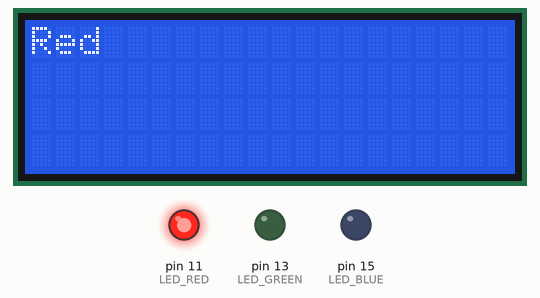
This program was run on a simulated Raspberry Pi (header pin numbers). On the bench: 20×4 character LCD, output pins drawn as LEDs (lit = HIGH). Threads take turns every 2 ms; pins used as bus, display or sensor lines are not drawn.

Above: at 0.3 s.
At 1.39 s:
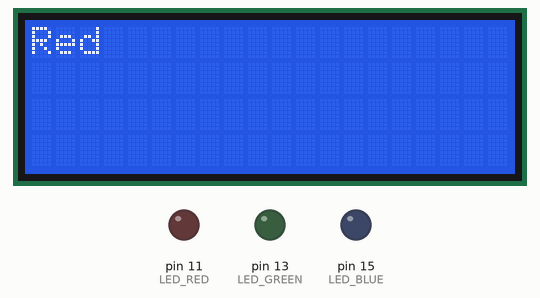
At 3.1 s:
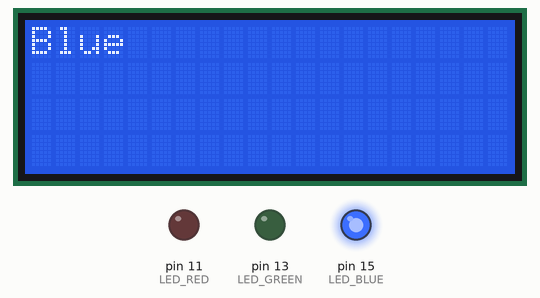
At 4.43 s:
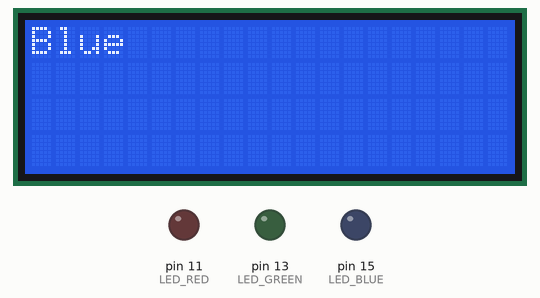
At 6.1 s:
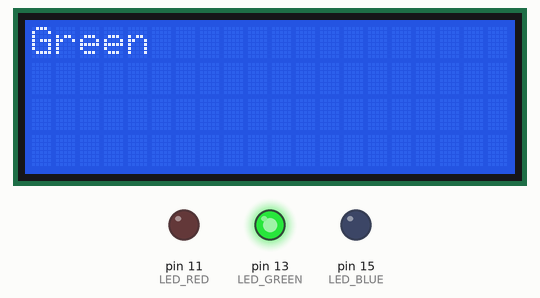
At 7.1 s:
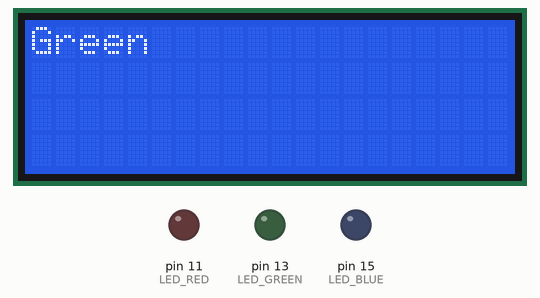
Timing chart, 0 to 22.0 s (numbered marks = the images above):
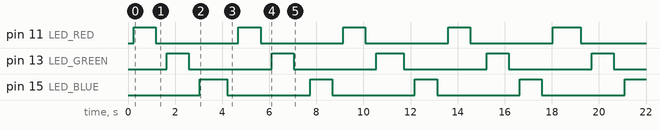

Measured:
- by itself, pin 11 (LED_RED): goes 4 × (HIGH 0.94 s, LOW 3.5 s), HIGH 1.2 s, then LOW
- by itself, pin 13 (LED_GREEN): moves between LOW and HIGH, repeating every 9.1 s
- by itself, pin 15 (LED_BLUE): repeats every 4.5 s: LOW 3.5 s, HIGH 0.94 s

The program:

humbleII.py
```python
"""
Code to drive custom built UI using humble pi board. The UI currently
consists of a 16x2 LCD along with two I2C connections and an led borg.
"""
import RPi.GPIO as GPIO
import time
import threading
from LedBorg import LedBorg

# Using pins as simple GPIO

RS = 12 #(GPIO4)
E = 16 #(GPIO5)
D4 = 18 #(GPIO6)
D5 = 22 #(GPIO7)
D6 = 24 #(MOSI)
D7 = 26 #(MISO)

# LCD device constants. Change these for different display size.
WIDTH = 20    # Maximum characters per line
CHR = True
CMD = False
LINE = [0x80,0xC0,0x94,0xD4] # LCD RAM addresses
LINES = 4
BIG = False
# Update speed for display polling
DISPLAYSLEEP = 0.2

# Scrolling speed for display
SCROLL = 0.4

# Timing constants
E_PULSE = 0.00005
E_DELAY = 0.00005
lb = LedBorg()

def big():
  return BIG

def write_pin(pin,value):
  GPIO.output(pin,value)

def led(colour):
  lb.show(colour)

def init():
  GPIO.setwarnings(False) # Turn warnings off

  GPIO.setmode(GPIO.BOARD)       # Use BCM GPIO numbers. Should work across revisions
#  lb = LedBorg()

  GPIO.setup(E, GPIO.OUT)  # E
  GPIO.setup(RS, GPIO.OUT) # RS
  GPIO.setup(D4, GPIO.OUT) # DB4
  GPIO.setup(D5, GPIO.OUT) # DB5
  GPIO.setup(D6, GPIO.OUT) # DB6
  GPIO.setup(D7, GPIO.OUT) # DB7

  byte(0x33,CMD)
  byte(0x32,CMD)
  byte(0x28,CMD)
  byte(0x0C,CMD)
  byte(0x06,CMD)
  byte(0x01,CMD)

def display(message):
    # Send string to display
    message = message.ljust(WIDTH," ")

    for i in range(WIDTH):
        byte(ord(message[i]),CHR)

def byte(bits, mode):
    # Send byte to data pins
    # bits = data
    # mode = 1 for character
    #        0 for command

    write_pin(RS, mode) # RS

    # High bits
    write_pin(D4, False)
    write_pin(D5, False)
    write_pin(D6, False)
    write_pin(D7, False)
    if bits&0x10==0x10:
        write_pin(D4, True)
    if bits&0x20==0x20:
        write_pin(D5, True)
    if bits&0x40==0x40:
        write_pin(D6, True)
    if bits&0x80==0x80:
        write_pin(D7, True)

    # Toggle 'Enable' pin
    time.sleep(E_DELAY)
    write_pin(E, True)
    time.sleep(E_PULSE)
    write_pin(E, False)
    time.sleep(E_DELAY)

    # Low bits
    write_pin(D4, False)
    write_pin(D5, False)
    write_pin(D6, False)
    write_pin(D7, False)
    if bits&0x01==0x01:
        write_pin(D4, True)
    if bits&0x02==0x02:
        write_pin(D5, True)
    if bits&0x04==0x04:
        write_pin(D6, True)
    if bits&0x08==0x08:
        write_pin(D7, True)

    # Toggle 'Enable' pin
    time.sleep(E_DELAY)
    write_pin(E, True)
    time.sleep(E_PULSE)
    write_pin(E, False)
    time.sleep(E_DELAY)

def line(l, message):
#    print str(l) + ":" + message + "|"
    byte(LINE[l], CMD)
    display(message)

def scroll(l, message):
  message = (' ' * 16) + message
  while len(message) != 0:
    message = message[4:]
    line(l, message)
    time.sleep(SCROLL)


def main():
  """
  Test Code
  """
  hdt = HumbleDisplayThread(data)
  hdt.start()

  data.setLine(0,"Hello")
  data.setColour('black')
  while(True):
      data.setLine(0,"Red")
      data.setColour('red')
      time.sleep(1)
      data.setColour('black')
      time.sleep(0.5)
      data.setLine(0,"Green")
      data.setColour('green')
      time.sleep(1)
      data.setColour('black')
      time.sleep(0.5)
      data.setLine(0,"Blue")
      data.setColour('blue')
      time.sleep(1)
      data.setColour('black')
      time.sleep(0.5)

class HumbleData():
  def __init__(self):
    self.line = ["","","",""]
    self.scroll = [False,False,False,False]
    self.colour = 'black'

  def getLine(self,n):
    return self.line[n]

  def setLine(self,n,content):
    self.line[n] = content

  def getScroll(self,n):
    return self.scroll[n]

  def setScroll(self,n,value):
    self.scroll[n] = value

  def getColour(self):
    return self.colour

  def setColour(self,col):
    self.colour = col

data = HumbleData()

class HumbleDisplayThread(threading.Thread):
  def __init__(self, hd):
    threading.Thread.__init__(self)
    self.data = hd
    self.daemon = True
    self.carryOn = True

  def done(self):
      self.carryOn = False

  def run(self):
    while (self.carryOn):
      time.sleep(DISPLAYSLEEP)
      for i in range(LINES):
        if (self.data.getScroll(i)):
          scroll(i,self.data.getLine(i))
        else:
          line(i,self.data.getLine(i))
#        print self.data.getLine(i)
      led(self.data.getColour())

if __name__ == '__main__':
  init()
  main()
```

LedBorg.py
```python
#!/usr/bin/env python
import time
import sys
import RPi.GPIO as GPIO
#GPIO.setmode(GPIO.BCM)
GPIO.setmode(GPIO.BOARD)
GPIO.setwarnings(False)

# 11, 13, 15
# 17,21/27,22

BCM=False

# Set which GPIO pins the LED outputs are connected to
LED_RED = 11
LED_GREEN = 13
LED_BLUE = 15

if BCM:
    LED_RED = 17
    if GPIO.RPI_REVISION == 1:
        LED_GREEN = 21                      # Rev 1 boards
    else:
        LED_GREEN = 27                      # Rev 2 boards
    LED_BLUE = 22

# Set all of the LED pins as output pins
GPIO.setup(LED_RED, GPIO.OUT)
GPIO.setup(LED_GREEN, GPIO.OUT)
GPIO.setup(LED_BLUE, GPIO.OUT)


class LedBorg:

    colours = {"maroon":"100",
               "red":"200",
               "pink":"211",
               "olive":"110",
               "yellow":"220",
               "lightyellow":"221",
               "green":"010",
               "limegreen":"020",
               "lightgreen":"121",
               "teal":"011",
               "cyan":"022",
               "lightcyan":"122",
               "navy":"001",
               "blue":"002",
               "lightblue":"112",
               "purple":"101",
               "magenta":"202",
               "fuchsiapink":"212",
               "black":"000",
               "grey":"111",
               "white":"222",
               "azure":"012",
               "violet":"102",
               "brightpink":"201",
               "chartreuse":"120",
               "guppiegreen":"021",
               "orange":"210"}

    def show(self,name="red"):

        # Determine the pin levels
        red = GPIO.LOW
        green = GPIO.LOW
        blue = GPIO.LOW
        colour = self.colours[name]
        if len(colour) > 0:
            if colour[0] == '1' or colour[0] == '2':
                red = GPIO.HIGH
        if len(colour) > 1:
            if colour[1] == '1' or colour[1] == '2':
                green = GPIO.HIGH
        if len(colour) > 2:
            if colour[2] == '1' or colour[2] == '2':
                blue = GPIO.HIGH

        # Apply the pin levels to the correct pins
        GPIO.output(LED_RED, red)
        GPIO.output(LED_GREEN, green)
        GPIO.output(LED_BLUE, blue)

        # """Show the given colour"""
        # # Open the LedBorg driver
        # dev = open('/dev/ledborg', 'w')
        # # Set LedBorg to the new colour
        # dev.write(self.colours[colour])
        # # Close
        # dev.close()

if __name__ == "__main__":
    lb = LedBorg()
    while True:
        for colour in lb.colours:
            print colour
            lb.show(colour)
            time.sleep(10)
```
